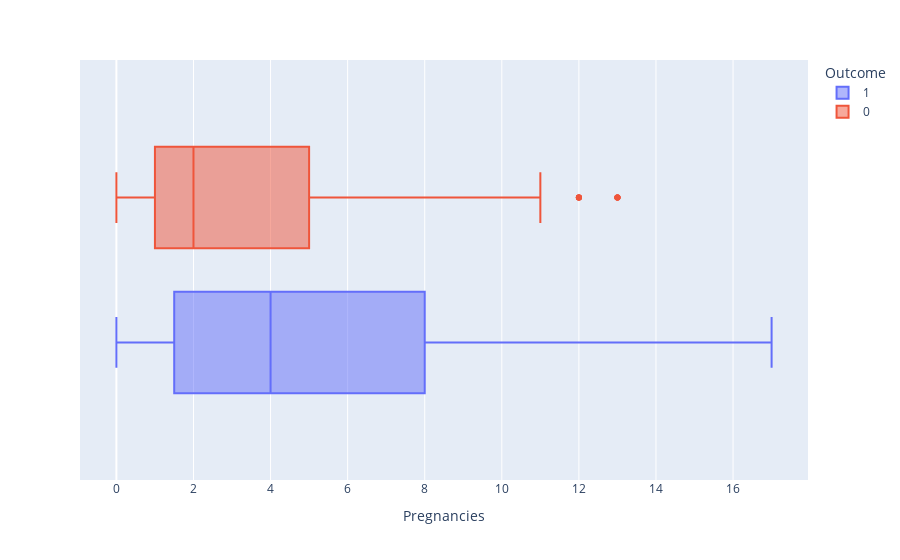
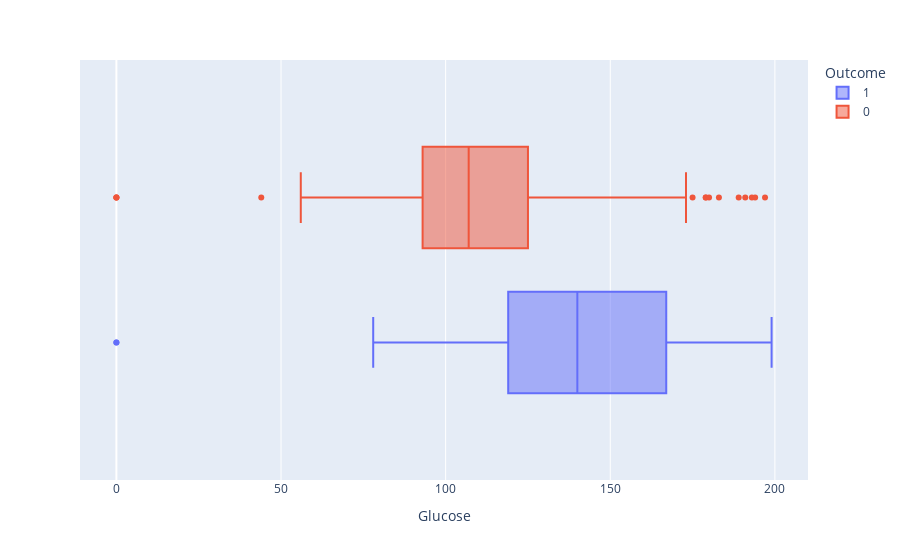
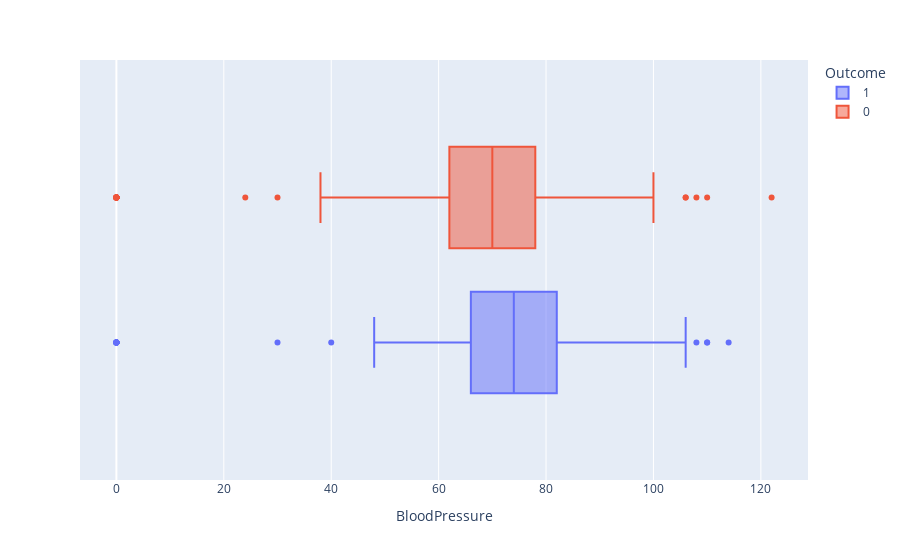
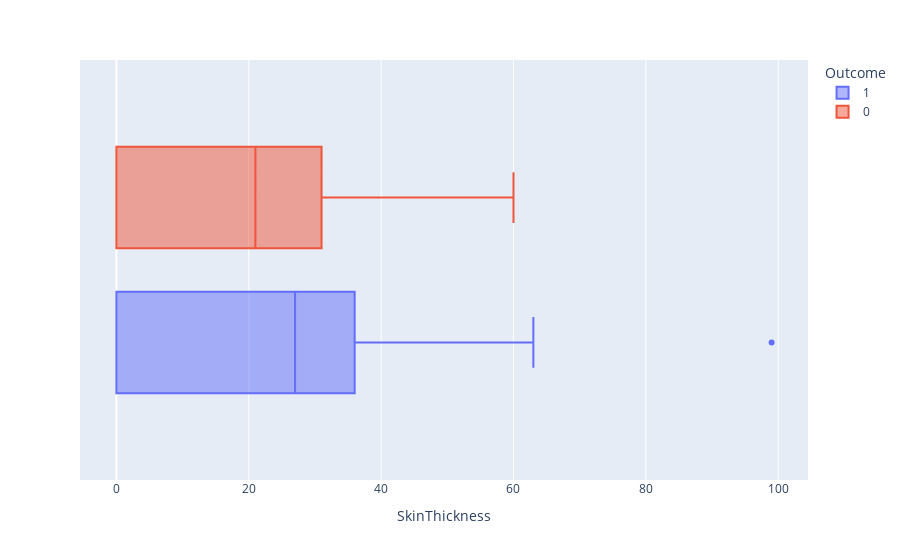

Write notebook code for charts like these, in order.
### Markdown cell above
Outlier Detection

### Code cell
for column in features:
    px.box(data, x = data[column], color = 'Outcome').show()

### Figure 1 — Plotly figure (JSON) as saved in the notebook; plotly's stock layout.template omitted (floating-point values rounded to 4 significant figures; data arrays with more than 128 entries replaced by an {"elided": "..."} marker saying what was removed)
{"data": [{"alignmentgroup": "True", "hovertemplate": "Outcome=1<br>Pregnancies=%{x}<extra></extra>", "legendgroup": "1", "marker": {"color": "#636efa"}, "name": "1", "notched": false, "offsetgroup": "1", "orientation": "h", "showlegend": true, "type": "box", "x": {"elided": "268 int values"}, "x0": " ", "xaxis": "x", "y0": " ", "yaxis": "y"}, {"alignmentgroup": "True", "hovertemplate": "Outcome=0<br>Pregnancies=%{x}<extra></extra>", "legendgroup": "0", "marker": {"color": "#EF553B"}, "name": "0", "notched": false, "offsetgroup": "0", "orientation": "h", "showlegend": true, "type": "box", "x": {"elided": "500 int values"}, "x0": " ", "xaxis": "x", "y0": " ", "yaxis": "y"}], "layout": {"boxmode": "group", "legend": {"title": {"text": "Outcome"}, "tracegroupgap": 0}, "margin": {"t": 60}, "xaxis": {"anchor": "y", "domain": [0, 1], "title": {"text": "Pregnancies"}}, "yaxis": {"anchor": "x", "domain": [0, 1]}}}

### Figure 2 — Plotly figure (JSON) as saved in the notebook; plotly's stock layout.template omitted (floating-point values rounded to 4 significant figures; data arrays with more than 128 entries replaced by an {"elided": "..."} marker saying what was removed)
{"data": [{"alignmentgroup": "True", "hovertemplate": "Outcome=1<br>Glucose=%{x}<extra></extra>", "legendgroup": "1", "marker": {"color": "#636efa"}, "name": "1", "notched": false, "offsetgroup": "1", "orientation": "h", "showlegend": true, "type": "box", "x": {"elided": "268 int values"}, "x0": " ", "xaxis": "x", "y0": " ", "yaxis": "y"}, {"alignmentgroup": "True", "hovertemplate": "Outcome=0<br>Glucose=%{x}<extra></extra>", "legendgroup": "0", "marker": {"color": "#EF553B"}, "name": "0", "notched": false, "offsetgroup": "0", "orientation": "h", "showlegend": true, "type": "box", "x": {"elided": "500 int values"}, "x0": " ", "xaxis": "x", "y0": " ", "yaxis": "y"}], "layout": {"boxmode": "group", "legend": {"title": {"text": "Outcome"}, "tracegroupgap": 0}, "margin": {"t": 60}, "xaxis": {"anchor": "y", "domain": [0, 1], "title": {"text": "Glucose"}}, "yaxis": {"anchor": "x", "domain": [0, 1]}}}

### Figure 3 — Plotly figure (JSON) as saved in the notebook; plotly's stock layout.template omitted (floating-point values rounded to 4 significant figures; data arrays with more than 128 entries replaced by an {"elided": "..."} marker saying what was removed)
{"data": [{"alignmentgroup": "True", "hovertemplate": "Outcome=1<br>BloodPressure=%{x}<extra></extra>", "legendgroup": "1", "marker": {"color": "#636efa"}, "name": "1", "notched": false, "offsetgroup": "1", "orientation": "h", "showlegend": true, "type": "box", "x": {"elided": "268 int values"}, "x0": " ", "xaxis": "x", "y0": " ", "yaxis": "y"}, {"alignmentgroup": "True", "hovertemplate": "Outcome=0<br>BloodPressure=%{x}<extra></extra>", "legendgroup": "0", "marker": {"color": "#EF553B"}, "name": "0", "notched": false, "offsetgroup": "0", "orientation": "h", "showlegend": true, "type": "box", "x": {"elided": "500 int values"}, "x0": " ", "xaxis": "x", "y0": " ", "yaxis": "y"}], "layout": {"boxmode": "group", "legend": {"title": {"text": "Outcome"}, "tracegroupgap": 0}, "margin": {"t": 60}, "xaxis": {"anchor": "y", "domain": [0, 1], "title": {"text": "BloodPressure"}}, "yaxis": {"anchor": "x", "domain": [0, 1]}}}

### Figure 4 — Plotly figure (JSON) as saved in the notebook; plotly's stock layout.template omitted (floating-point values rounded to 4 significant figures; data arrays with more than 128 entries replaced by an {"elided": "..."} marker saying what was removed)
{"data": [{"alignmentgroup": "True", "hovertemplate": "Outcome=1<br>SkinThickness=%{x}<extra></extra>", "legendgroup": "1", "marker": {"color": "#636efa"}, "name": "1", "notched": false, "offsetgroup": "1", "orientation": "h", "showlegend": true, "type": "box", "x": {"elided": "268 int values"}, "x0": " ", "xaxis": "x", "y0": " ", "yaxis": "y"}, {"alignmentgroup": "True", "hovertemplate": "Outcome=0<br>SkinThickness=%{x}<extra></extra>", "legendgroup": "0", "marker": {"color": "#EF553B"}, "name": "0", "notched": false, "offsetgroup": "0", "orientation": "h", "showlegend": true, "type": "box", "x": {"elided": "500 int values"}, "x0": " ", "xaxis": "x", "y0": " ", "yaxis": "y"}], "layout": {"boxmode": "group", "legend": {"title": {"text": "Outcome"}, "tracegroupgap": 0}, "margin": {"t": 60}, "xaxis": {"anchor": "y", "domain": [0, 1], "title": {"text": "SkinThickness"}}, "yaxis": {"anchor": "x", "domain": [0, 1]}}}
